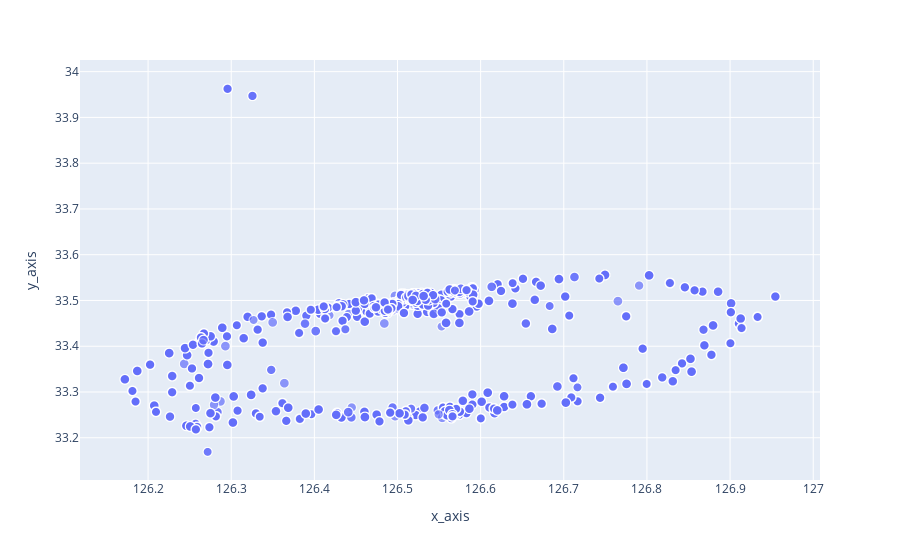

This figure's notebook cell:
### Code cell
scatter_b = px.scatter(data[data['job_level']=='b'], x = "x_axis", y = "y_axis", size='job_points', size_max = 10)
scatter_b.show()

### Figure 1 — Plotly figure (JSON) as saved in the notebook; plotly's stock layout.template omitted (floating-point values rounded to 4 significant figures; data arrays with more than 128 entries replaced by an {"elided": "..."} marker saying what was removed)
{"data": [{"hovertemplate": "x_axis=%{x}<br>y_axis=%{y}<br>job_points=%{marker.size}<extra></extra>", "legendgroup": "", "marker": {"color": "#636efa", "size": {"elided": "2609 float values"}, "sizemode": "area", "sizeref": 0.4217, "symbol": "circle"}, "mode": "markers", "name": "", "showlegend": false, "type": "scattergl", "x": {"elided": "2609 float values"}, "xaxis": "x", "y": {"elided": "2609 float values"}, "yaxis": "y"}], "layout": {"legend": {"itemsizing": "constant", "tracegroupgap": 0}, "margin": {"t": 60}, "xaxis": {"anchor": "y", "domain": [0, 1], "title": {"text": "x_axis"}}, "yaxis": {"anchor": "x", "domain": [0, 1], "title": {"text": "y_axis"}}}}
